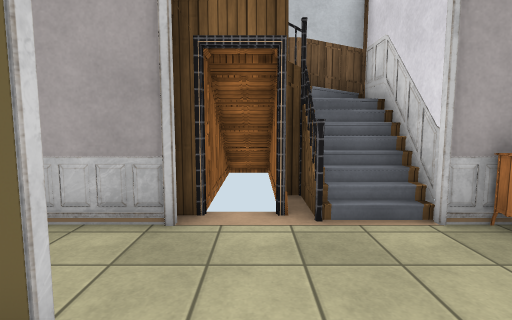
view 1 (above)

18 first-person views from a walk through a 3-D level made in the Unity game engine. The camera is 1.4 m above the floor, tilts 6° down and sees 80° across. The floor is counted in squares, 1 m on a side. Each view is taken from the middle of a square. On the plan, view 1 faces up. The plan holds only what a view shows up to about 14 squares ahead; the rest is blank. The player is left out. Door leaves are left out, so doorways stand open. Some surface patterns are stand-ins.

view 2
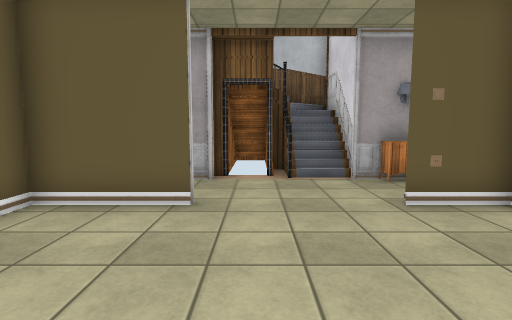

view 3
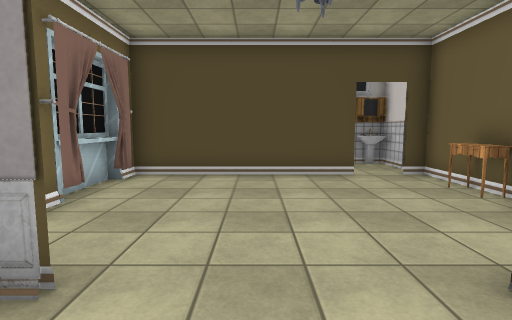

view 4
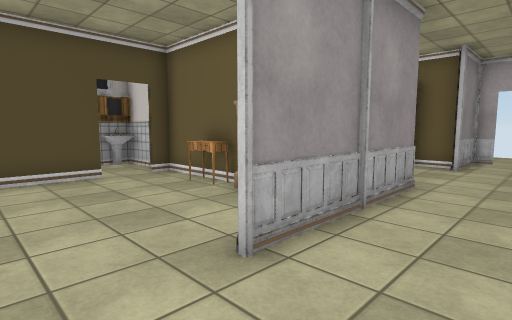

view 5
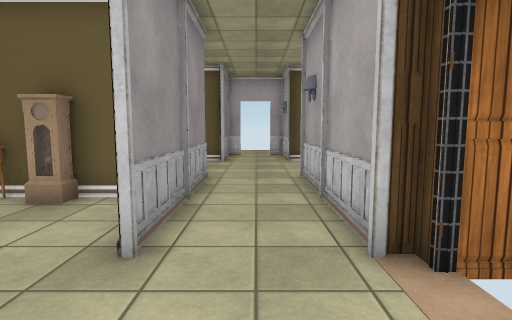

view 6
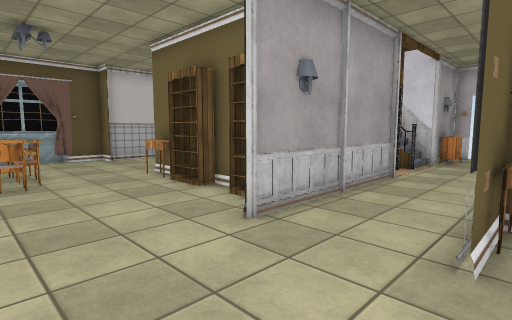

view 7
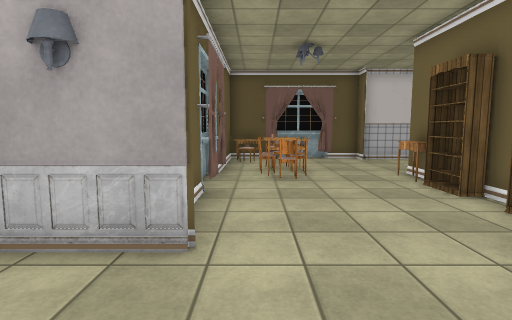

view 8
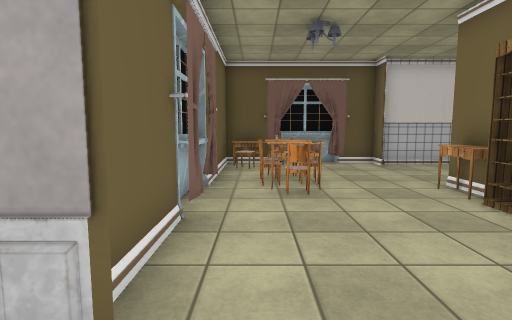

view 9
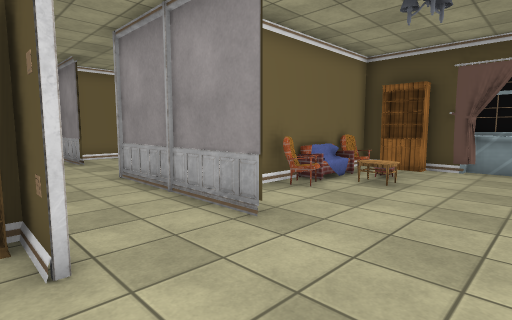

view 10
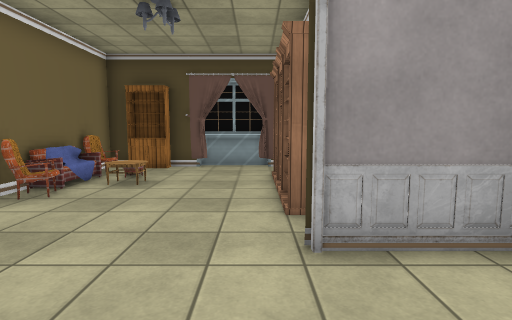

view 11
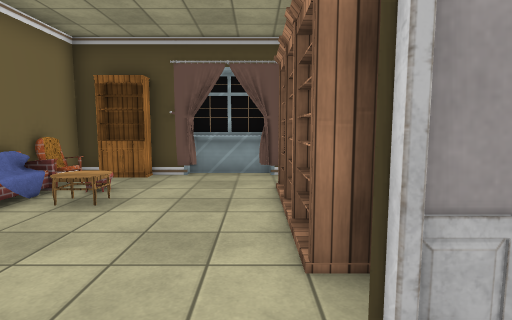

view 12
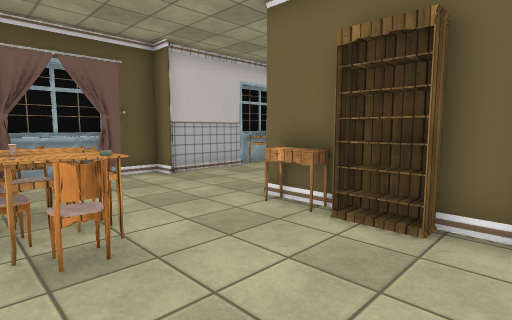

view 13
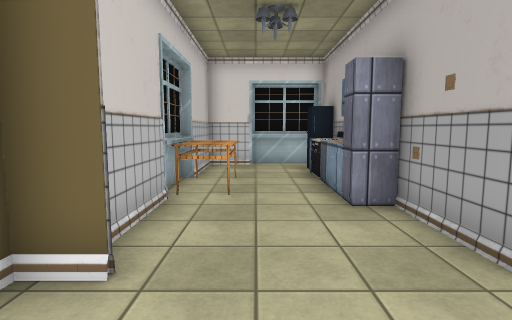

view 14
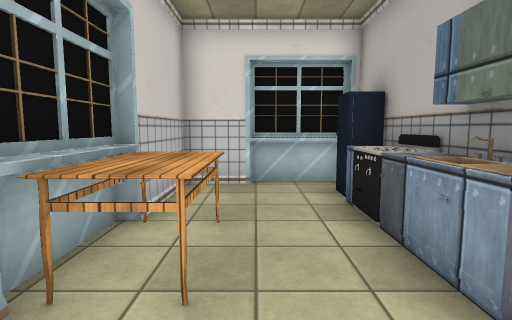

view 15
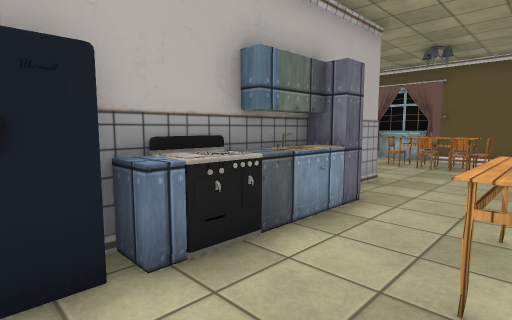

view 16
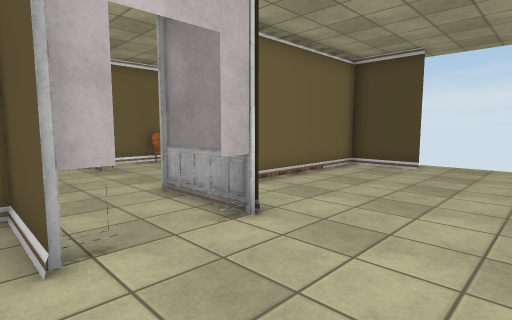

view 17
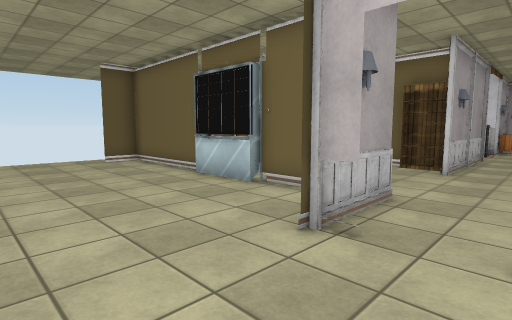

view 18
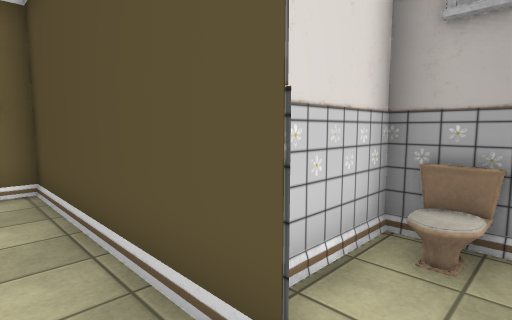

### Floor plan
Points are (right, up) in squares from view 1. A wall is a line through its corners. A room is listed if a view was taken in it or the views show most of it. See-through windows are left out.
Room 1 (views 1, 2, 18)
walls: (-1.1, 1.5) (-4.2, 1.5) (-4.2, -5.2) (-3.4, -5.2); (-2, -5.2) (4.7, -5.2) (4.7, 1.5) (2.8, 1.5); (5, -4.2) (5, -2.8)
ways out: open door at (2.8, 2.2) to room 2; open door at (-4, -2) to room 7; open door at (-2, -5)
objects: table (-4, -3); clock (-4, -1); curtain (4, -2)
Room 2 (views 3, 4, 5)
walls: (-0.9, 4.8) (-1.2, 4.8) (-1.2, 4.4) (-4.4, 4.4); (-4.6, 1.6) (-1.1, 1.6)
ways out: open door at (2.8, 2.2) to room 1; opening at (-4, 3) to room 4; opening at (2, 5) to room 8; opening at (3, 3.5); open door at (-0.5, 5)
Room 3 (views 6, 7, 16, 17)
walls: (-13.5, 3.6) (-13.5, 4.4) (-11.1, 4.4); (-13.5, 1.5) (-13.5, 2.2); (-11.2, 6.2) (-11.2, 7.6); (-11.2, 1.6) (-11.2, 0.5); (-11.5, 7.6) (-11.5, 10.2); (-11.2, 8) (-11.2, 15.4); (-13.8, -6.1) (-11.1, -6.1); (-11.2, -6.2) (-11.2, -3.4); (-10.4, 15.3) (-12.6, 15.3)
ways out: open door at (-13.5, 3) to room 4; opening at (-9.5, -2.5) to room 7; open door at (-8.2, 0.6) to room 7
objects: cabinet (-11, -3) to (-11, 0)
Room 4 (views 8, 11)
walls: (-6.8, 1.6) (-4.6, 1.6); (-10.6, 4.4) (-13.7, 4.4); (-4.4, 4.4) (-6.9, 4.4); (-13.5, 1.6) (-10.5, 1.6)
ways out: opening at (-4, 3) to room 2; open door at (-13.5, 3) to room 3; open door at (-8.2, 5.4) to room 5; opening at (-5, 2) to room 7
Room 5 (views 9, 10, 12, 13)
walls: (-11.5, 10.2) (-11.5, 8.5); (-5.3, 14.2) (-5.3, 15.3) (-8.6, 15.3); (-6.6, 15.5) (-9, 15.5); (-11.2, 15.1) (-11.2, 4.3)
ways out: open door at (-8.2, 5.4) to room 4; open door at (-4.7, 12.2) to room 6; opening at (-5.5, 7.5)
objects: chair (-10, 10) to (-10, 11); other object (-10, 12); stool (-10, 14); table (-10, 15); chair (-9, 9) to (-9, 10); table (-9, 11); chair (-9, 12); other object (-9, 14); curtain (-9, 15); chair (-8, 11); chair (-8, 12); table (-6, 9) to (-5, 10)
Room 6 (views 14, 15)
walls: (1.4, 10.5) (2.2, 10.5); (0.6, 15.1) (-1.7, 15.1); (3.7, 10.9) (3.7, 14.8) (-5.1, 14.8); (4, 10.8) (4, 13.1)
low walls: (0.6, 15.3) (-1.6, 15.3)
ways out: open door at (-4.7, 12.2) to room 5; opening at (3, 10)
objects: other object (-3, 10); locker (-2, 11); table (-2, 14) to (0, 14); locker (-1, 11); locker (0, 11); other object (1, 10); locker (1, 11) to (2, 11); fridge (3, 11)
Room 7 (no view inside)
walls: (-4.7, -3.5) (-4.7, -2.5); (-4.7, -0.5) (-4.7, 1.6); (-5.4, -6.1) (-4.7, -6.1); (-5.5, 1.5) (-6.8, 1.5); (-10.5, -6.4) (-7.9, -6.4); (-11.1, -6.1) (-6.9, -6.1)
ways out: open door at (-4, -2) to room 1; opening at (-9.5, -2.5) to room 3; open door at (-8.2, 0.6) to room 3; opening at (-5, 2) to room 4
objects: table (-6, 1) to (-5, 1); chair (-5, -5); sofa (-5, -4); chair (-5, -1)
Room 8 (no view inside)
walls: (2.8, 5.1) (2.5, 6); (2.7, 4.4) (2.7, 7.8) (0.6, 7.8); (2.8, 4.4) (2.6, 5.2); (-0.9, 6.9) (-0.9, 4.8)
ways out: opening at (2, 5) to room 2
objects: railing (1, 6)

Where each view was taken, in squares from view 1:
view 1: 0 up, 0 right, facing up
view 2: 4 down, 0 right, facing up
view 3: 4 up, 1 right, facing down
view 4: 4 up, 1 right, facing down-left
view 5: 3 up, 2 right, facing left
view 6: 1 up, 10 left, facing up-right
view 7: 1 up, 10 left, facing up
view 8: 3 up, 10 left, facing up
view 9: 5 up, 10 left, facing down-right
view 10: 5 up, 10 left, facing down
view 11: 3 up, 10 left, facing down
view 12: 6 up, 10 left, facing up-right
view 13: 13 up, 8 left, facing right
view 14: 13 up, 4 left, facing right
view 15: 14 up, 3 right, facing down-left
view 16: 5 up, 17 left, facing down-right
view 17: 2 up, 17 left, facing up-right
view 18: 4 down, 3 left, facing down-right
